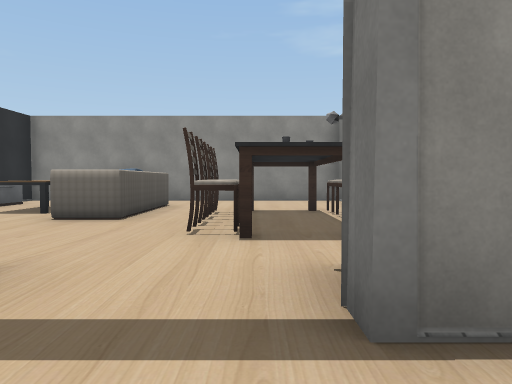
[1] (above)

24 first-person views from a walk through a 3-D level made in the Unity game engine. The camera is 1.2 m above the floor, tilts 2° down and sees 70° across. The floor is counted in squares, 2 m on a side. Each view is taken from the middle of a square. On the plan, view 1 faces up. The plan holds only what a view shows up to about 10 squares ahead; the rest is blank. Some surface patterns are stand-ins.

[2]
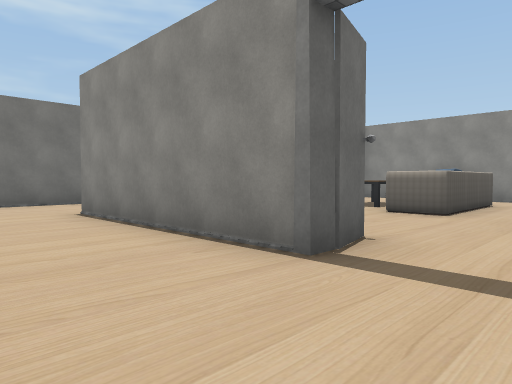

[3]
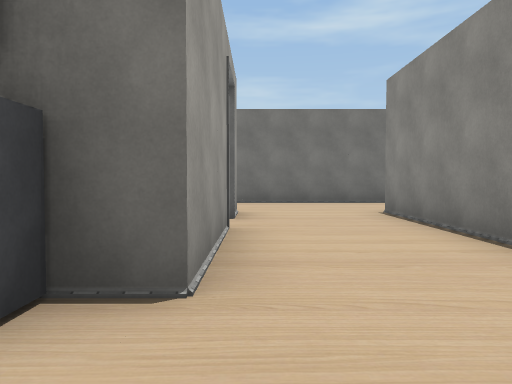

[4]
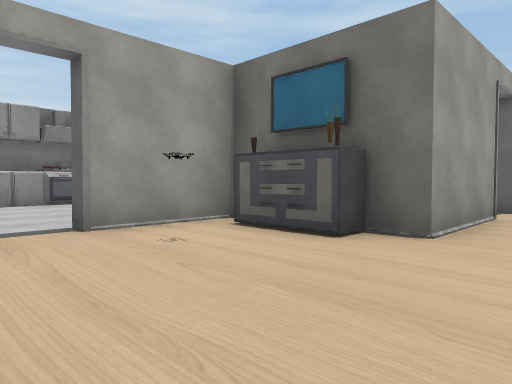

[5]
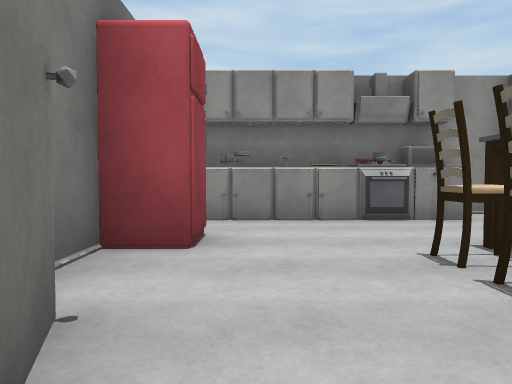

[6]
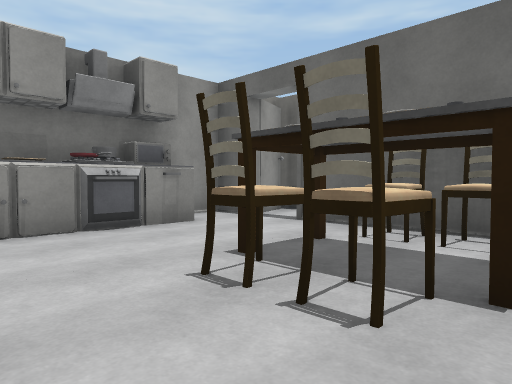

[7]
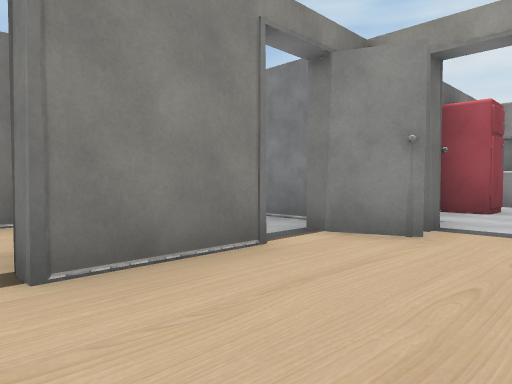

[8]
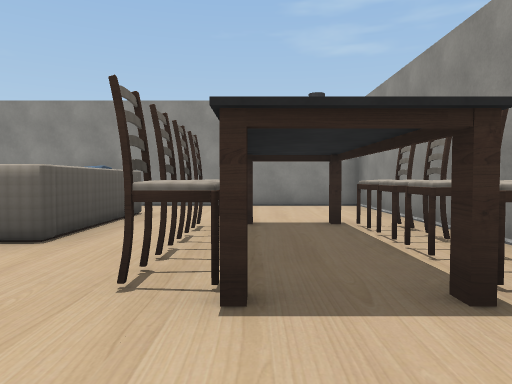

[9]
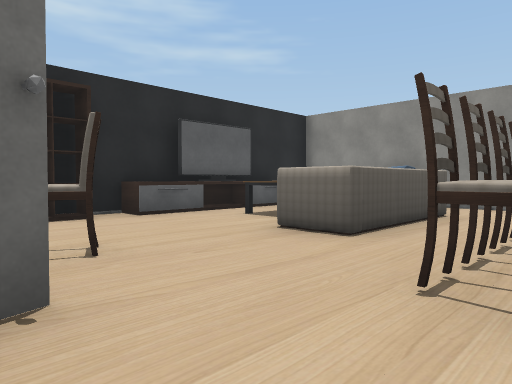

[10]
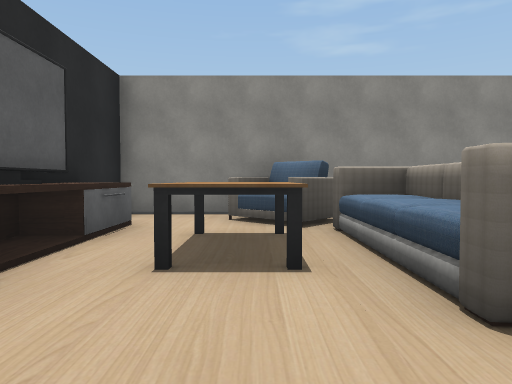

[11]
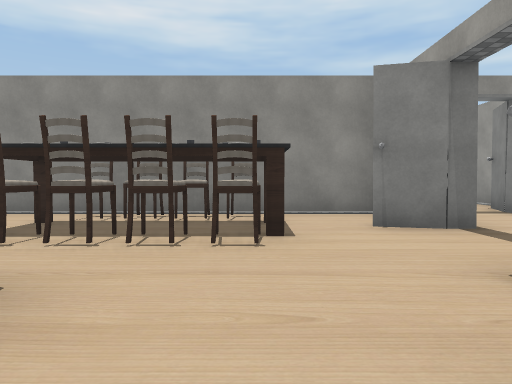

[12]
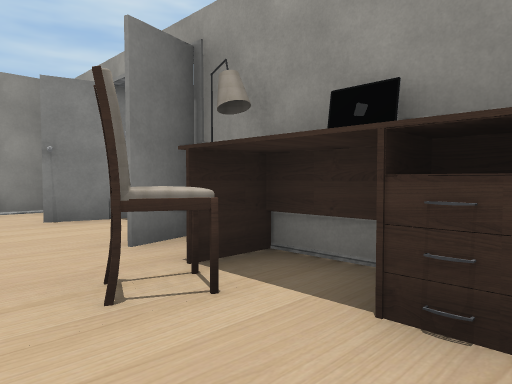

[13]
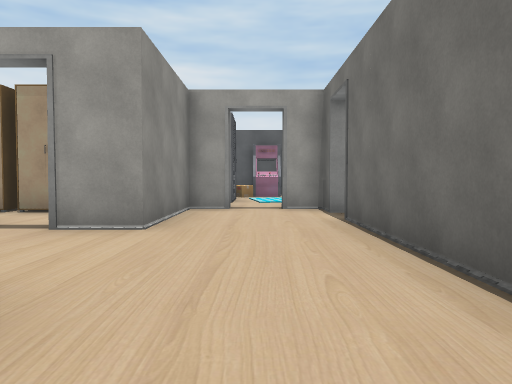

[14]
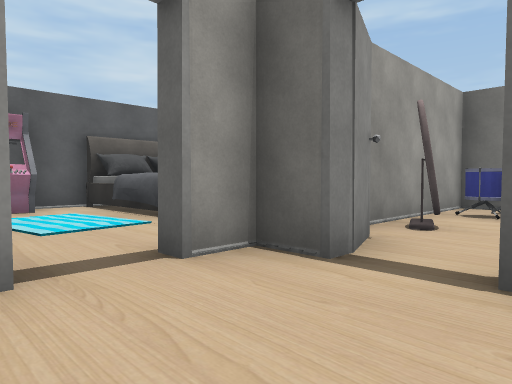

[15]
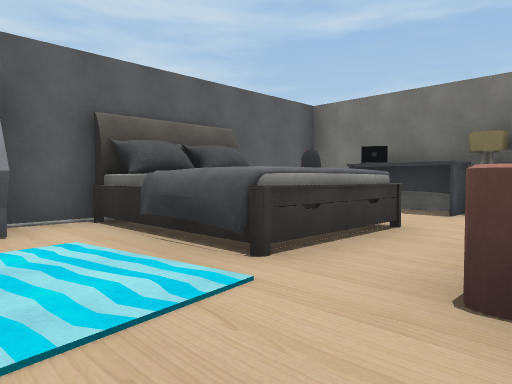

[16]
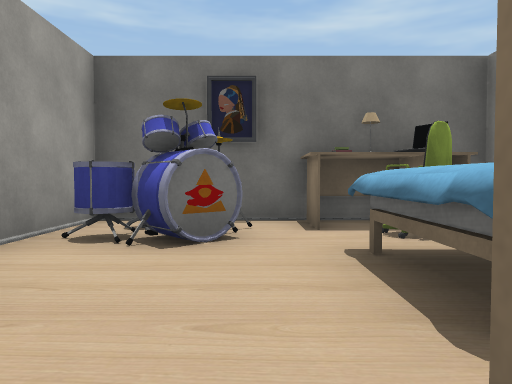

[17]
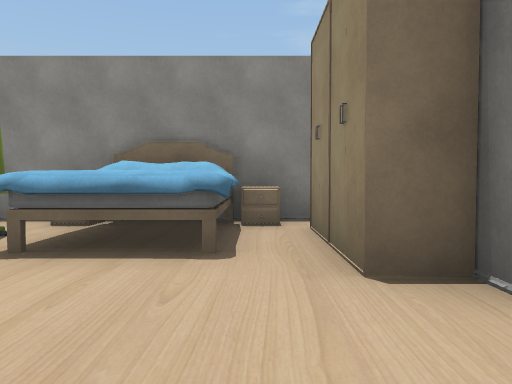

[18]
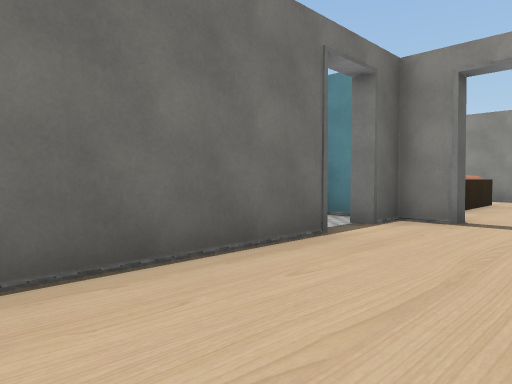

[19]
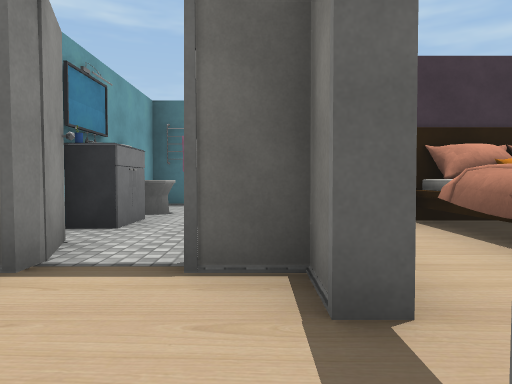

[20]
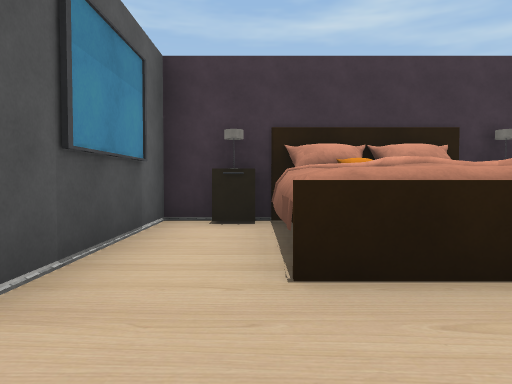

[21]
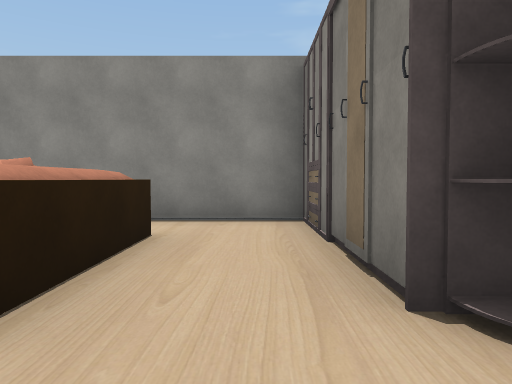

[22]
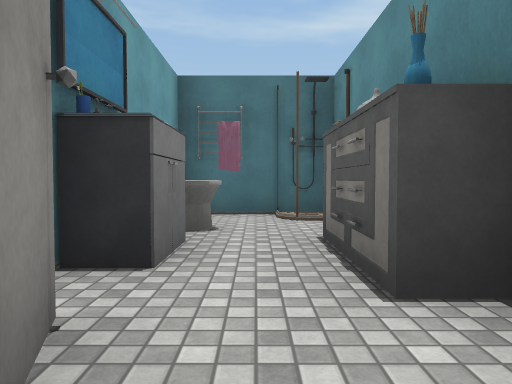

[23]
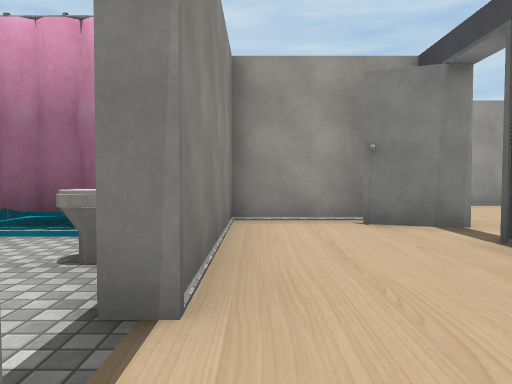

[24]
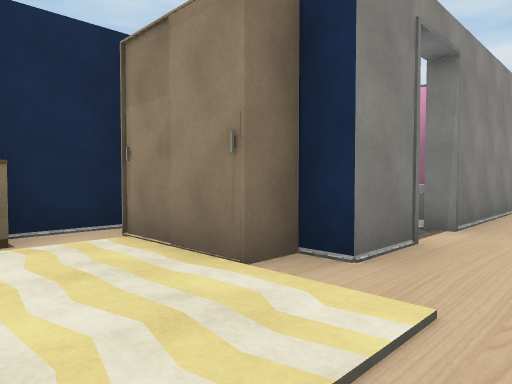

### Floor plan
Points are (right, up) in squares from view 1. A wall is a line through its corners. A room is listed if a view was taken in it or the views show most of it. See-through windows are left out.
Room 1 (views 1, 2, 3, 4, 5, 6, 7, 8, 9, 10, 11, 12, 13, 14, 15, 16, 17, 18, 19, 20, 21, 22, 23, 24)
walls: (-5.4, 1.4) (-6.8, 1.4); (-1.8, 1.8) (-1.8, 1.4) (-3.8, 1.4); (-2.5, -1.3) (-1.8, -1.3) (-1.8, -2.1); (0.4, 1.4) (0.4, 1.7); (1, 1.4) (0.3, 1.4) (0.5, 2.1); (-6.7, -3.4) (-6.7, -2.4); (-9.3, 1.4) (-9.3, -1.4); (-1.9, -4.3) (-0.6, -4.3); (-10.1, 1.4) (-10.6, 1.4); (2.3, 1.9) (2.3, 6.5); (-3.4, -5.9) (-3.4, -7.4); (3.5, -1.3) (5.2, -1.3); (-6.3, 9.5) (-6.3, 8.4); (3.2, -4.3) (4.1, -4.3); (5.3, 0.5) (5.3, 1.4); (-13.4, 1.4) (-15.4, 1.4); (-12.3, 6.2) (-12.3, 4.7) (-10.4, 4.7); (5.2, 4.7) (5.9, 4.7); (-7.8, 10.3) (-11.2, 10.3); (2.3, -7.2) (2.3, -6.4); (-2.1, -9.3) (1.9, -9.3); (2.3, 9.4) (2.3, 10.3) (-6.2, 10.3); (-3.4, -10.3) (-2.2, -10.3); (-15.3, -0.5) (-15.3, -4.3) (-13.4, -4.3); (-15.3, 4.2) (-15.3, 1.7) (-14.8, 1.7); (-0.8, -10.3) (2, -10.3); (8.3, 4.9) (8.3, 6.2)
low walls: (-15.3, -7.4) (-15.3, -8.2)
objects: other object (-15, -7); other object (-15, 0); other object (-15, 4); other object (-14, -9); other object (-14, -7); other object (-14, -3); other object (-14, 0); other object (-13, -5) to (-10, -5); other object (-13, -1) to (-11, 1); other object (-13, 2); other object (-12, -10) to (-10, -7); other object (-12, -4); other object (-12, 2); other object (-12, 4); other object (-12, 6); other object (-12, 7) to (-10, 9); other object (-12, 9); other object (-10, -4); other object (-10, -1); other object (-10, 0); other object (-10, 4); other object (-9, -10) to (-8, -10); other object (-8, -8); other object (-7, -7); other object (-7, -5); other object (-7, 5); other object (-7, 7); other object (-7, 10); other object (-6, -10) to (-5, -10); other object (-6, -2); other object (-6, 3) to (-6, 4); other object (-6, 5) to (-6, 6); other object (-6, 7); other object (-6, 8); other object (-5, 2); other object (-4, -10); other object (-4, -4); other object (-4, -2); other object (-4, 2); other object (-4, 7) to (-4, 8); other object (-3, -4); other object (-3, 2); other object (-3, 3); other object (-3, 9); other object (-2, -7) to (-2, -6); other object (-2, -3); other object (-2, 2); other object (-2, 6) to (-2, 8); other object (-1, -7); other object (-1, -6); other object (0, -3); other object (0, 4); other object (0, 5); other object (0, 6); other object (0, 7); other object (1, 4); other object (1, 5); other object (1, 6); other object (1, 7); other object (2, -8) to (2, -7); other object (2, -5); other object (2, 1) to (3, 1); other object (3, -2); other object (5, 6) to (7, 7); other object (6, -1) to (8, 0); other object (6, 4); other object (7, 5)

Where each view was taken, in squares from view 1:
view 1: 0 up, 0 right, facing up
view 2: 1 down, 0 right, facing up-left
view 3: 1 down, 0 right, facing left
view 4: 0 up, 2 right, facing down-left
view 5: 4 down, 1 right, facing down
view 6: 5 down, 1 right, facing down-left
view 7: 0 up, 0 right, facing down-right
view 8: 2 up, 0 right, facing up
view 9: 2 up, 0 right, facing up-left
view 10: 4 up, 4 left, facing up
view 11: 4 up, 4 left, facing right
view 12: 4 up, 5 left, facing down-right
view 13: 3 up, 8 left, facing down
view 14: 2 down, 7 left, facing down-left
view 15: 5 down, 8 left, facing down-left
view 16: 2 down, 10 left, facing left
view 17: 4 down, 11 left, facing up
view 18: 1 down, 7 left, facing up-left
view 19: 4 up, 7 left, facing left
view 20: 6 up, 7 left, facing left
view 21: 5 up, 8 left, facing up
view 22: 3 up, 9 left, facing left
view 23: 4 up, 5 right, facing down
view 24: 7 up, 4 right, facing down-right
